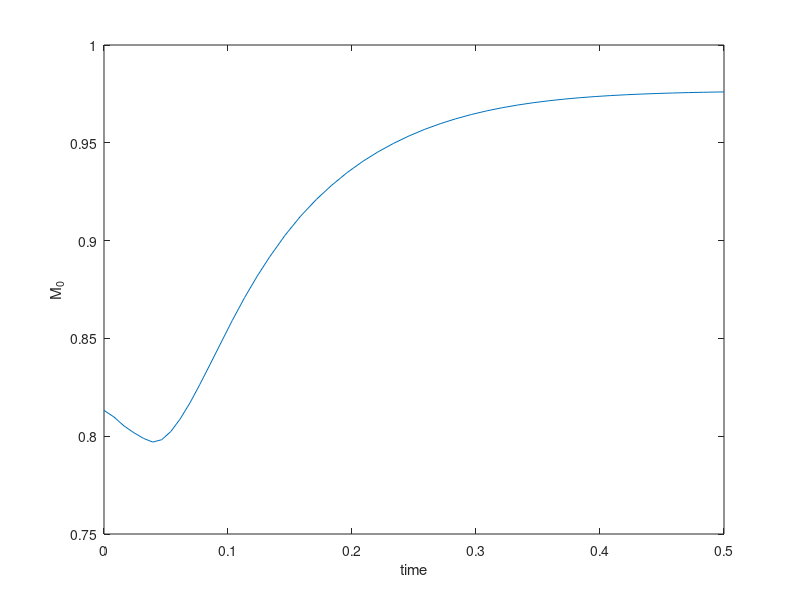
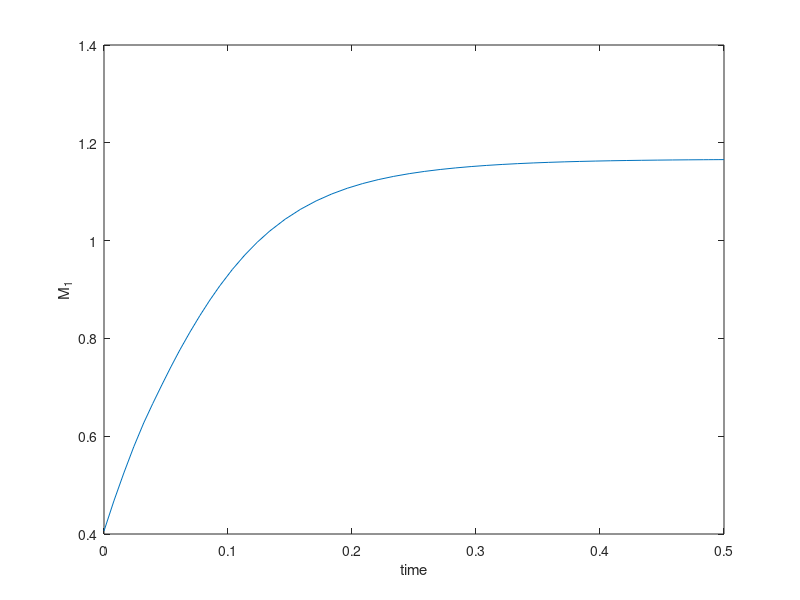
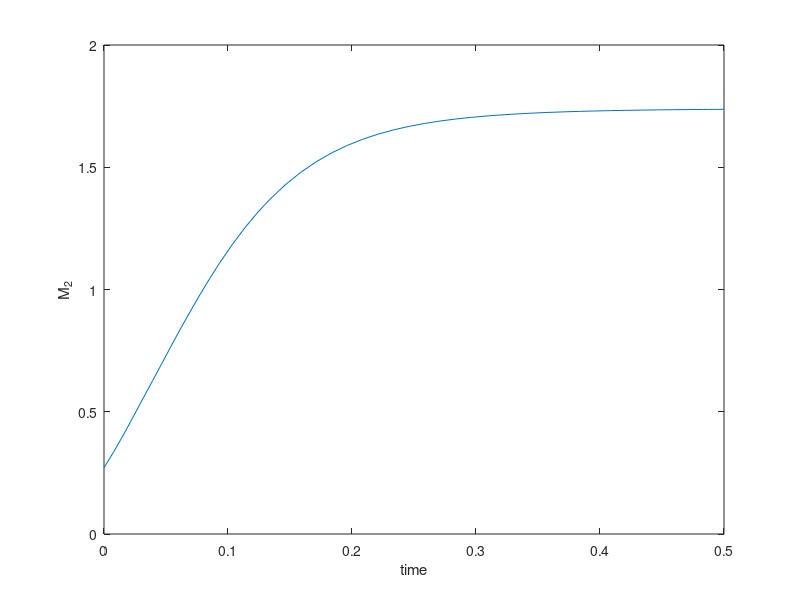
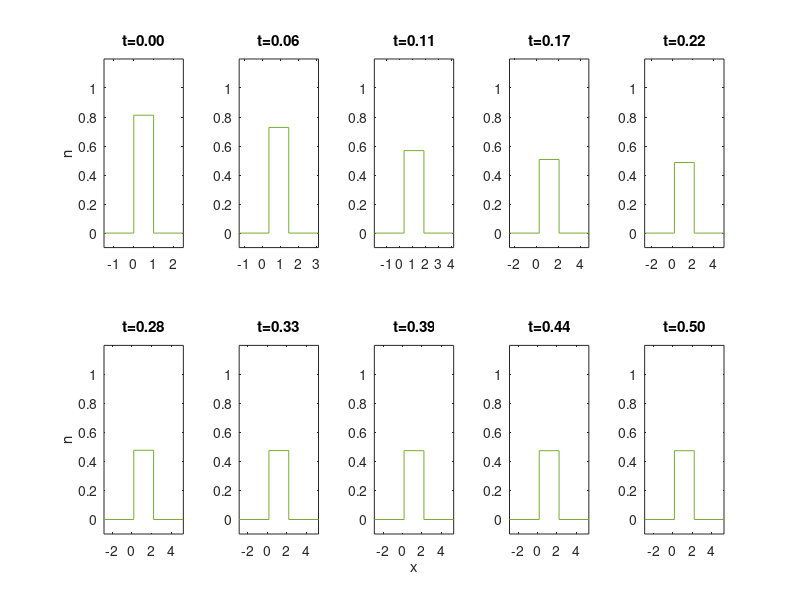

These figures' MATLAB source, in order:
% code to reproduce uniform distribution approximation from Math. Biosci. 239 2020:108444
% (Generalized distribution-moment approximation for kinetic theories of muscular contraction)
% GM Donovan
% g.donovan@auckland.ac.nz

function main
close all
clear all

% for constant stretch (Figs 2 & 3), change sign of v as required
%if(1==0)
vconst=-10; % +/-
param.v=@(x)vconst;
%end

% for oscillations (Fig 4)
% if(1==1)
% v0=25;
% om=50;
% param.v=@(t) v0*sin(om*t);
% end

% binding functions
f1=43.3;
g1=10;
g2=209;
f=@(x) 0 + (x>0 & x<1).*(f1*x);
g=@(x) g2*(x<=0) + g1*x.*(x>0);
n0=@(x) f(x)./(f(x)+g(x));

% time domain for integration
tmax=0.5; % in s

% parameters into a structure so that they're accessible to the sub-functions
param.h=1;
param.g1=g1;
param.g2=g2;
param.g3=0;
param.f1=f1;

% moments of f. for piecewise linear f you could of course write them explicitly rather than calculate by quadrature. 
xv_orig=linspace(-1,3,1000);
param.b0=trapz(xv_orig,f(xv_orig));
param.b1=trapz(xv_orig,xv_orig.*f(xv_orig));
param.b2=trapz(xv_orig,xv_orig.^2.*f(xv_orig));

cb=colormap('lines').';

% moments of (steady-state) IC
M0_0=trapz(xv_orig,n0(xv_orig));
M1_0=trapz(xv_orig,xv_orig.*n0(xv_orig));
M2_0=trapz(xv_orig,(xv_orig).^2.*n0(xv_orig));

% into a vector
Mbar=[M0_0 M1_0 M2_0];

% integrate
%[tout,yout]=ode45(@(t,y)DMuni_rhs(t,y,param),[0 tvals(end)],Mbar);
[tout,yout]=ode45(@(t,y)DMuni_rhs(t,y,param),[0 tmax],Mbar);

% store
DMuni.t=tout;
DMuni.y=yout;

% plot
for qq=1:3
figure(qq)
plot(tout,yout(:,qq),'-')
hold on
ylabel(sprintf('M_%d',qq-1))
xlabel('time')
end

% plot the distributions

% set up the subplots
N=10;
sp1=2;
sp2=5;

figure

ttargs=linspace(0,tmax,N);

for qq=1:N
        subplot(sp1,sp2,qq)

        [~,thisind]=min(abs(DMuni.t(:)-ttargs(qq)));
        thisy=DMuni.y(thisind,:);
        M0=thisy(1);
        M1=thisy(2);
        M2=thisy(3);
        a=M1/M0;
        b=(sqrt(3)/M0)*sqrt(M0*M2-M1^2);
        c=(M0^2)/(2*sqrt(3)*sqrt(M0*M2-M1^2));

        plot([a-5*b a-b a-b a+b a+b a+5*b],[0 0 c c 0 0],'color',cb(:,5))
        ax=axis;
        ax(1)=a-4*b;
        ax(2)=a+4*b;
        ax(3)=-0.1;
        ax(4)=1.2;
        axis(ax);
        title(sprintf('t=%0.2f',ttargs(qq)))
end

% labels
subplot(sp1,sp2,1)
ylabel('n')
subplot(sp1,sp2,6)
ylabel('n')
subplot(sp1,sp2,8)
xlabel('x')
subplot(sp1,sp2,10)

end

%% -------------------------------------------------------
function [rhs] = DMuni_rhs(t,y,param)

rhs=0*y; % get the rightshape

M0=y(1);
M1=y(2);
M2=y(3);

% J is implemented in terms of a,b,c instead of M0,M1,M2. (height c between a and b). so get those first
a=M1/M0;
b=(sqrt(3)/M0)*sqrt(M0*M2-M1^2);
c=(M0^2)/(2*sqrt(3)*sqrt(M0*M2-M1^2));

% now the phis
lam=0;
phi0=(param.g2*Juni(lam,a,b,c,-Inf,0) + (param.f1+param.g1)*Juni(lam+1,a,b,c,0,1) + (param.g1+param.g3)*Juni(lam+1,a,b,c,1,Inf) - param.g3*Juni(lam,a,b,c,1,Inf)  );
lam=1;
phi1=(param.g2*Juni(lam,a,b,c,-Inf,0) + (param.f1+param.g1)*Juni(lam+1,a,b,c,0,1) + (param.g1+param.g3)*Juni(lam+1,a,b,c,1,Inf) - param.g3*Juni(lam,a,b,c,1,Inf)  );
lam=2;
phi2=(param.g2*Juni(lam,a,b,c,-Inf,0) + (param.f1+param.g1)*Juni(lam+1,a,b,c,0,1) + (param.g1+param.g3)*Juni(lam+1,a,b,c,1,Inf) - param.g3*Juni(lam,a,b,c,1,Inf)  );

% now the system right-hand side
rhs(1) = param.b0 - phi0;
rhs(2) = param.b1 - phi1 - param.v(t)*y(1);
rhs(3) = param.b2 - phi2 - 2*param.v(t)*y(2);
end

%% -----------------------------------------------------
function z=Juni(lam,a,b,c,alph,bet)
f=@(x) (c/(lam+1))*(x.^(lam+1));
z= f( max( min(a+b,bet),a-b)) - f(min(max(a-b,alph),a+b));
end
